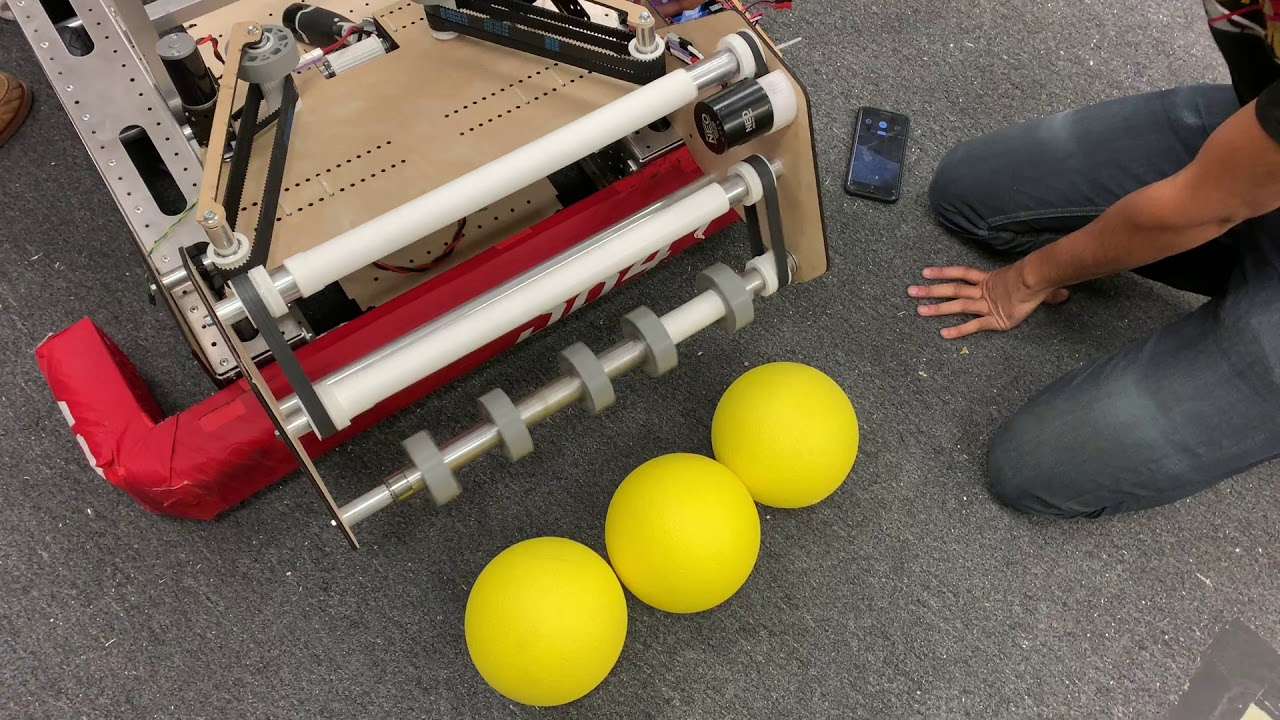
#> input picture frc_balls.png, 1280 x 720 px
$ jupyter execute --allow-errors frc_ball_detection.ipynb
#> lines starting #> are read from the running program, lines starting #| are printed output that depends on the picture; after the words box and inside, x2 and y2 are one past the last pixel; in counts of white or black regions, pixels touching at a corner belong together
[cell 1]
import cv2
import numpy as np
from VideoFileGeneratorFile import VideoFileGenerator

# Testing with a single file

[cell 2]
image = cv2.imread("frc_balls.png")
#> image is the input picture: shape (720, 1280, 3); mean B, G, R 81, 99.1, 113.4
# Convert BGR to HSV
hsv = cv2.cvtColor(image, cv2.COLOR_BGR2HSV)
#> hsv: shape (720, 1280, 3); mean H, S, V 36.7, 66.5, 114.2

[cell 3]
# determined with color picker
lower_bound_yellow = np.array([26,50,50])
upper_bound_yellow = np.array([30,255,255])

[cell 4]
# Threshold the HSV image to get only yellow area
mask = cv2.inRange(hsv, lower_bound_yellow, upper_bound_yellow)
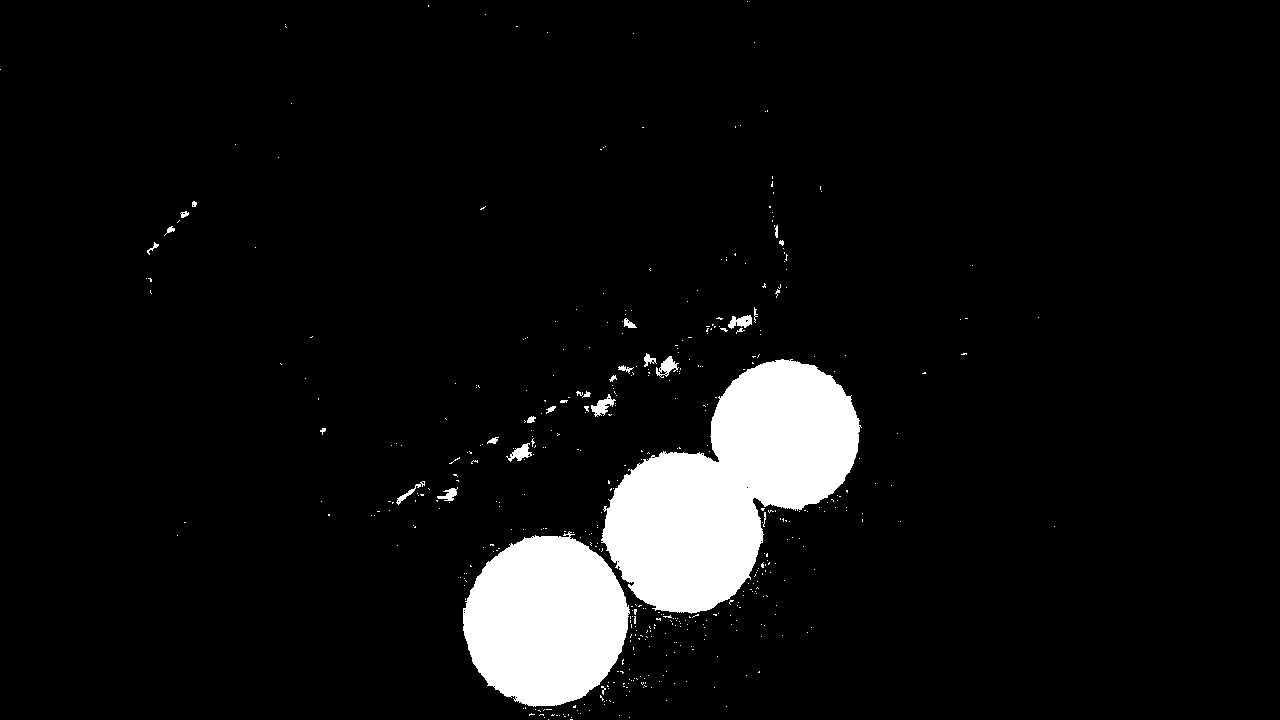
#> mask: shape (720, 1280); 6.7% white; 476 white regions (449 under 20 px), largest, box (x1, y1, x2, y2) and area: (601, 359, 862, 614) 36499, (463, 531, 630, 707) 21865, (591, 394, 616, 417) 245

[cell 5]
# Bitwise-AND mask and original image
output = cv2.bitwise_and(image,image, mask= mask)
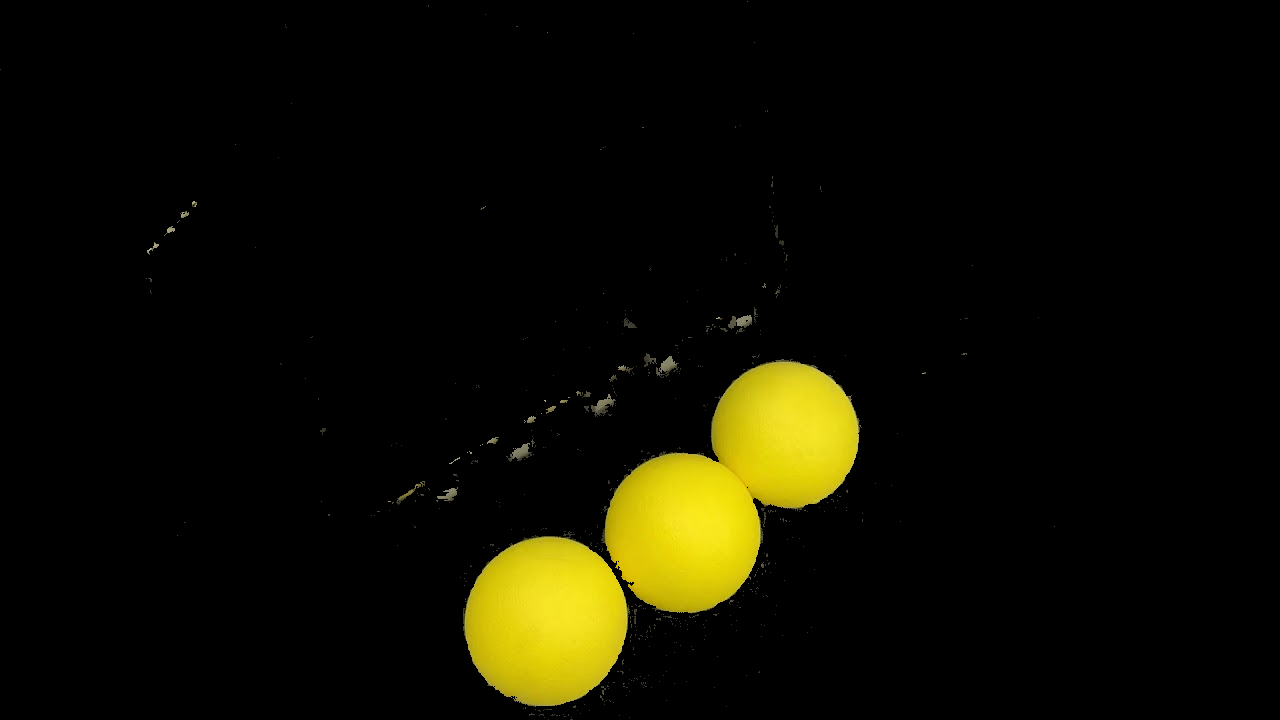
#> output: shape (720, 1280, 3); mean B, G, R 1.4, 13.1, 14.2

[cell 6]
cv2.imshow("Color Detected", np.hstack((image,output)))
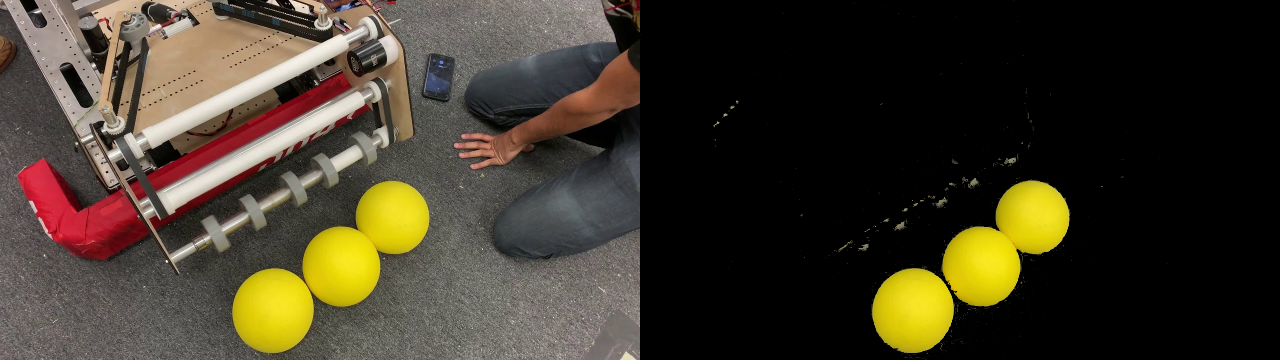
#> window 'Color Detected': shape (720, 2560, 3) (shown at 1/2 size); mean B, G, R 41.2, 56.1, 63.8
cv2.waitKey(0)
cv2.destroyAllWindows()

# Class structure for general color detection

[cell 7]
class ColorDetector:

    def __init__(self, video_name, lower_bound, upper_bound):
        # self.image = cv2.imread(image_name)
        self.video = VideoFileGeneratorFile.VideoFileGenerator(video_name)
        self.lower_bound = np.array(lower_bound)
        self.upper_bound = np.array(upper_bound)

    def detect(self):

        image = self.video.get_next_frame()

        # Convert BGR to HSV
        hsv = cv2.cvtColor(image, cv2.COLOR_BGR2HSV)

        mask = cv2.inRange(hsv, self.lower_bound, self.upper_bound)
        output = cv2.bitwise_and(image,image, mask= mask)

        cv2.imshow("Color Detected", np.hstack((image,output)))
        cv2.waitKey(0)
        cv2.destroyAllWindows()

# Testing class with different images

#> (a cell that did not finish here is left out)

#> (a cell that did not finish here is left out)

flower_detector.detect()

#> (a cell that did not finish here is left out)
